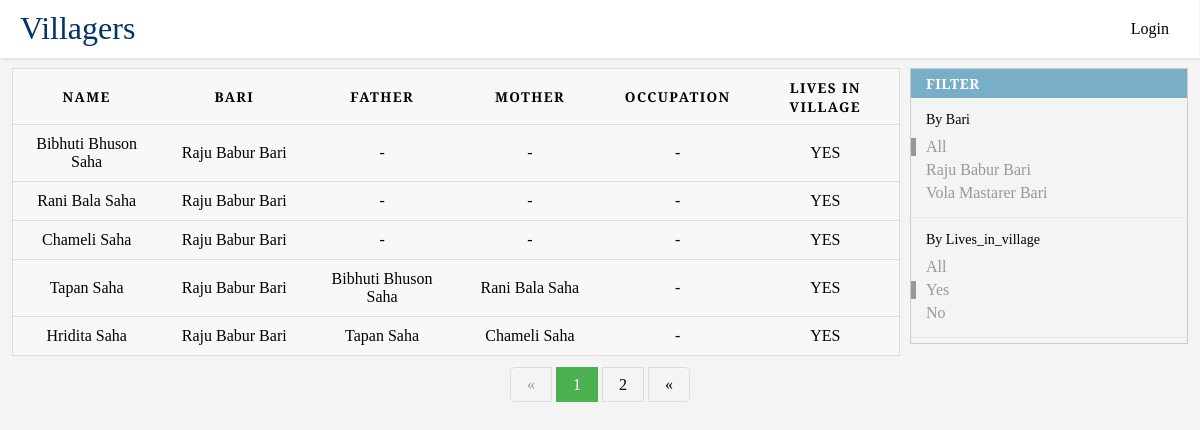
/?lives_in_village=Yes, run on the app's committed database.
### villagers/models.py (models this page shows)
class Bari(models.Model):
    name = models.CharField(max_length=50, null=False)
    def __str__(self):
        return self.name

class Villager(models.Model):
    name = models.CharField(max_length=50, blank=False, null=False, help_text="গ্রামের বাইরের লোক যুক্ত করবেন না")
    bari = models.ForeignKey('Bari', on_delete=models.SET_DEFAULT, default=None)
    highest_education = models.CharField(max_length=20, blank=True, null=True)
    highest_education_institute = models.CharField(max_length=100, blank=True, null=True)
    occupation = models.CharField(max_length=100, blank=True, null=True, help_text='পেশা')
    marital_status_option = (
        (None, ''),
        ('Married', 'Married'),
        ('Unmarried', 'Unmarried'),
    )
    marital_status = models.CharField(
        max_length=10,
        choices=marital_status_option,
        blank=False,
        default='',
        help_text='বিবাহিত',
    )
    sex_option = (
        (None, ''),
        ('Male', 'Male'),
        ('Female', 'Female'),
    )
    sex = models.CharField(
        max_length=10,
        choices=sex_option,
        blank=False,
        default='',
        help_text='লিঙ্গ',
    )
    lives_in_villager_option = (
        (None, ''),
        ('Yes', 'Yes'),
        ('No', 'No'),
    )
    lives_in_village = models.CharField(
        max_length=10,
        choices=lives_in_villager_option,
        blank=False,
        default='',
        help_text='বর্তমানে গ্রামে থাকেন?',
    )
    alive_option = (
        (None, ''),
        ('Alive', 'Alive'),
        ('Dead', 'Dead'),
    )
    alive = models.CharField(
        max_length=10,
        choices=alive_option,
        blank=False,
        default='',
        help_text='জীবিত আছেন?',
    )
    father = models.ForeignKey('self', on_delete=models.SET_DEFAULT, default=None, blank=True, null=True, help_text='গ্রামের হলে যুক্ত করুন', related_name='father_name')
    mother = models.ForeignKey('self', on_delete=models.SET_DEFAULT, default=None, blank=True, null=True, help_text='গ্রামের হলে যুক্ত করুন', related_name="mother_name")
    grand_father = models.ForeignKey('self', on_delete=models.SET_DEFAULT, default=None, blank=True, null=True, help_text='গ্রামের হলে যুক্ত করুন', related_name='grand_father_name')
    grand_mother = models.ForeignKey('self', on_delete=models.SET_DEFAULT, default=None, blank=True, null=True, help_text='গ্রামের হলে যুক্ত করুন', related_name="grand_mother_name")
    spouse = models.ForeignKey('self', on_delete=models.SET_DEFAULT, default=None, blank=True, null=True, help_text='গ্রামের হলে যুক্ত করুন')
    def __str__(self):
        return self.name
    def get_absolute_url(self):
        return reverse('villager-details', args=[str(self.id)])

### villagers/views.py (the view)
# urls.py: path('', views.index, name='villagers-list'),
def index(request):
    bari = request.GET.get('bari')
    lives_in_village = request.GET.get('lives_in_village')
    villager_list = Villager.objects.all()
    if bari:
        villager_list = villager_list.filter(bari__name=bari)
    if lives_in_village:
        villager_list = villager_list.filter(lives_in_village=lives_in_village)
    page = request.GET.get('page', 1)
    paginator = Paginator(villager_list, 5)
    try:
        villagers = paginator.page(page)
    except PageNotAnInteger:
        villagers = paginator.page(1)
    except EmptyPage:
        villagers = paginator.page(paginator.num_pages)
    bari_list = Bari.objects.all()
    lives_in_village_list = Villager.objects.values('lives_in_village').distinct()
    print(lives_in_village_list)
    print(bari_list)
    context = {
        'villager_list': villagers,
        'bari_list': bari_list,
        'lives_in_village_list': lives_in_village_list
    }
    return render(request, 'villagers/villagers_list.html', context=context)

### villagers/templatetags/villager_custom_template_tag.py (called while the page is built)
@register.simple_tag(takes_context=True)
def replace_query_parameter(context, field, value):
    dict_ = context['request'].GET.copy()
    dict_[field] = value
    return urlencode(dict_, quote_via=quote)

@register.simple_tag(takes_context=True)
def remove_query_parameter(context, field):
    dict_ = context['request'].GET.copy()
    del dict_[field]
    return urlencode(dict_, quote_via=quote)

### villagers/templates/villagers/villagers_list.html
{% extends 'base_generic.html' %}
{% load static %}
{% load villager_custom_template_tag %}
{% block content %}
    <link href="{% static 'villagers/css/filter.css' %}" rel="stylesheet">
    <link href="{% static 'villagers/css/villager_table_list.css' %}" rel="stylesheet">
    <link href="{% static 'villagers/css/pagination.css' %}" rel="stylesheet">
    <div class="filter">
        <h2>Filter</h2>
        <h3> By Bari </h3>
            <ul>
                {% if request.GET.bari %}
                    <li>
                        <a href="?{% remove_query_parameter 'bari' %}">All </a>
                    </li>
                {% else %}
                    <li class="selected">
                        <a href="{{ request.get_full_path }}">All </a>
                    </li>
                {% endif %}
                {% for bari in bari_list %}
                    {% if request.GET %}
                        {% if request.GET.bari %}
                            {% if request.GET.bari == bari.name %}
                                <li class="selected">
                                    <a href="{{ request.get_full_path }}">{{ bari.name }} </a>
                                </li>
                            {% else %}
                                <li>
                                    <a href="?{% replace_query_parameter 'bari' bari.name %}">{{ bari.name }} </a>
                                </li>
                            {% endif %}
                        {% else %}
                            <li>
                                <a href="{{ request.get_full_path }}&bari={{ bari.name }}" >{{ bari.name }} </a>
                            </li>
                        {% endif %}
                    {% else %}
                        <li>
                            <a href="{{ request.get_full_path }}?bari={{ bari.name }}" >{{ bari.name }}</a>
                        </li>
                    {% endif %}
                {% endfor %}
            </ul>
        <h3> By lives_in_village </h3>
            <ul>
                {% if request.GET.lives_in_village %}
                    <li>
                        <a href="?{% remove_query_parameter 'lives_in_village' %}">All </a>
                    </li>
                {% else %}
                    <li class="selected">
                        <a href="{{ request.get_full_path }}">All </a>
                    </li>
                {% endif %}
                {% for lives_in_village in lives_in_village_list %}
                    {% if request.GET %}
                        {% if request.GET.lives_in_village %}
                            {% if request.GET.lives_in_village == lives_in_village.lives_in_village %}
                                <li class="selected">
                                    <a href="{{ request.get_full_path }}">{{ lives_in_village.lives_in_village }} </a>
                                </li>
                            {% else %}
                                <li>
                                    <a href="?{% replace_query_parameter 'lives_in_village' lives_in_village.lives_in_village %}">{{ lives_in_village.lives_in_village }} </a>
                                </li>
                            {% endif %}
                        {% else %}
                            <li>
                                <a href="{{ request.get_full_path }}&lives_in_village={{ lives_in_village.lives_in_village }}" >{{ lives_in_village.lives_in_village }} </a>
                            </li>
                        {% endif %}
                    {% else %}
                        <li>
                            <a href="{{ request.get_full_path }}?lives_in_village={{ lives_in_village.lives_in_village }}" >{{ lives_in_village.lives_in_village }}</a>
                        </li>
                    {% endif %}
                {% endfor %}
            </ul>
    </div>
    <table>
        <thead>
        <tr>
          <th scope="col">NAME</th>
          <th scope="col">BARI</th>
          <th scope="col">FATHER</th>
          <th scope="col">MOTHER</th>
          <th scope="col">OCCUPATION</th>
          <th scope="col">LIVES IN VILLAGE</th>
        </tr>
        </thead>
        <tbody>
        {% for villager in villager_list %}
            <tr>
                <td data-label="NAME">
                    <a href="{{ villager.get_absolute_url }}" >{{ villager.name }} </a>
                </td>
                <td data-label="BARI">{{ villager.bari }}</td>
                <td data-label="FATHER">
                    {% if villager.father %}
                        <a href="{{ villager.father.get_absolute_url }}" >{{ villager.father }}</a>
                    {% else %}
                        -
                    {% endif %}
                </td>
                <td data-label="MOTHER">
                    {% if villager.mother %}
                        <a href="{{ villager.mother.get_absolute_url }}" >{{ villager.mother }}</a>
                    {% else %}
                        -
                    {% endif %}
                </td>
                <td data-label="OCCUPATION">
                    {% if villager.occupation in none %}
                        {{ villager.occupation }}
                    {% else %}
                        -
                    {% endif %}
                </td>
                <td data-label="LIVES IN VILLAGE">
                    {% if villager.lives_in_village %}
                        YES
                    {% else %}
                        NO
                    {% endif %}
                </td>
            </tr>
        {% endfor %}
        </tbody>
    </table>
    {% if villager_list.has_other_pages %}
        <div class="paginate">
            {% if villager_list.has_previous %}
                <a href="?{% replace_query_parameter 'page' villager_list.previous_page_number  %}">&laquo;</a>
            {% else %}
                <a class="inactive"><span>&laquo;</span></a>
            {% endif %}
            {% for i in villager_list.paginator.page_range %}
                {% if villager_list.number == i %}
                    <a class="active"><span>{{ i }}</span></a>
                {% else %}
                    <a href="?{% replace_query_parameter 'page' i  %}">{{ i }}</a>
                {% endif %}
            {% endfor %}
            {% if villager_list.has_next %}
                <a href="?{% replace_query_parameter 'page' villager_list.next_page_number  %}">&laquo;</a>
            {% else %}
                <a class="inactive"><span>&raquo;</span></a>
            {% endif %}
        </div>
    {% endif %}
{% endblock %}

### villagers/static/villagers/css/header.css (style rules this page uses)
body { margin: 0; font-family: 'Droid Serif', serif; background-color: #f4f4f4; }
a { color: #000; }

### villagers/static/villagers/css/filter.css (style rules this page uses)
.filter { width: 23%; border: 1px solid #ccc; right: 0; margin-right: 1%; text-transform: capitalize; position: fixed; }
.filter h2 { font-size: 14px; text-transform: uppercase; letter-spacing: 0.5px; padding: 5px 15px; margin-bottom: 12px; border-bottom: none; background: #79aec8; color: #fff; margin-top: 0; }
.filter h3 { font-weight: 400; font-size: 14px; padding: 0 15px; margin-bottom: 10px; }
.filter ul { margin: 5px 0; padding: 0 15px 15px; border-bottom: 1px solid #eaeaea; }
.filter li { list-style-type: none; margin: 5px 0 0 0; padding-left: 0; }
.filter li.selected { border-left: 5px solid #989898; padding-left: 10px; margin-left: -15px; }
.filter a { display: block; color: #999; text-overflow: ellipsis; overflow-x: hidden; text-decoration: none; }

### villagers/static/villagers/css/villager_table_list.css (style rules this page uses)
table { border: 1px solid #ccc; border-collapse: collapse; margin-left: 1%; padding: 0; width: 74%; table-layout: fixed; }
table tr { background-color: #f8f8f8; border: 1px solid #ddd; padding: .35em; }
table th, table td { padding: .625em; text-align: center; }
table td a { text-decoration: none; }
table th { font-size: .85em; letter-spacing: .1em; text-transform: uppercase; }

### villagers/static/villagers/css/pagination.css (style rules this page uses)
.paginate { margin-top: 20px; text-align: center; }
.paginate a { color: black; padding: 8px 16px; text-decoration: none; border: 1px solid #ddd; }
.paginate a.active { background-color: #4CAF50; color: white; border: 1px solid #4CAF50; }
.paginate a.inactive { color: #999; }
.paginate a:first-child { border-top-left-radius: 5px; border-bottom-left-radius: 5px; }
.paginate a:last-child { border-top-right-radius: 5px; border-bottom-right-radius: 5px; }

### data on the page
Bari: name "Raju Babur Bari"
Bari: name "Vola Mastarer Bari"
Villager: name "Bibhuti Bhuson Saha", bari "Raju Babur Bari", lives_in_village "YES"
Villager: name "Rani Bala Saha", bari "Raju Babur Bari", lives_in_village "YES"
Villager: name "Chameli Saha", bari "Raju Babur Bari", lives_in_village "YES"
Villager: name "Tapan Saha", bari "Raju Babur Bari", father "Bibhuti Bhuson Saha", mother "Rani Bala Saha", lives_in_village "YES"
Villager: name "Hridita Saha", bari "Raju Babur Bari", father "Tapan Saha", mother "Chameli Saha", lives_in_village "YES"

### other printed values
{{ lives_in_village.lives_in_village }} "Yes"
{{ lives_in_village.lives_in_village }} "No"
{{ i }} "1"
{{ i }} "2"
